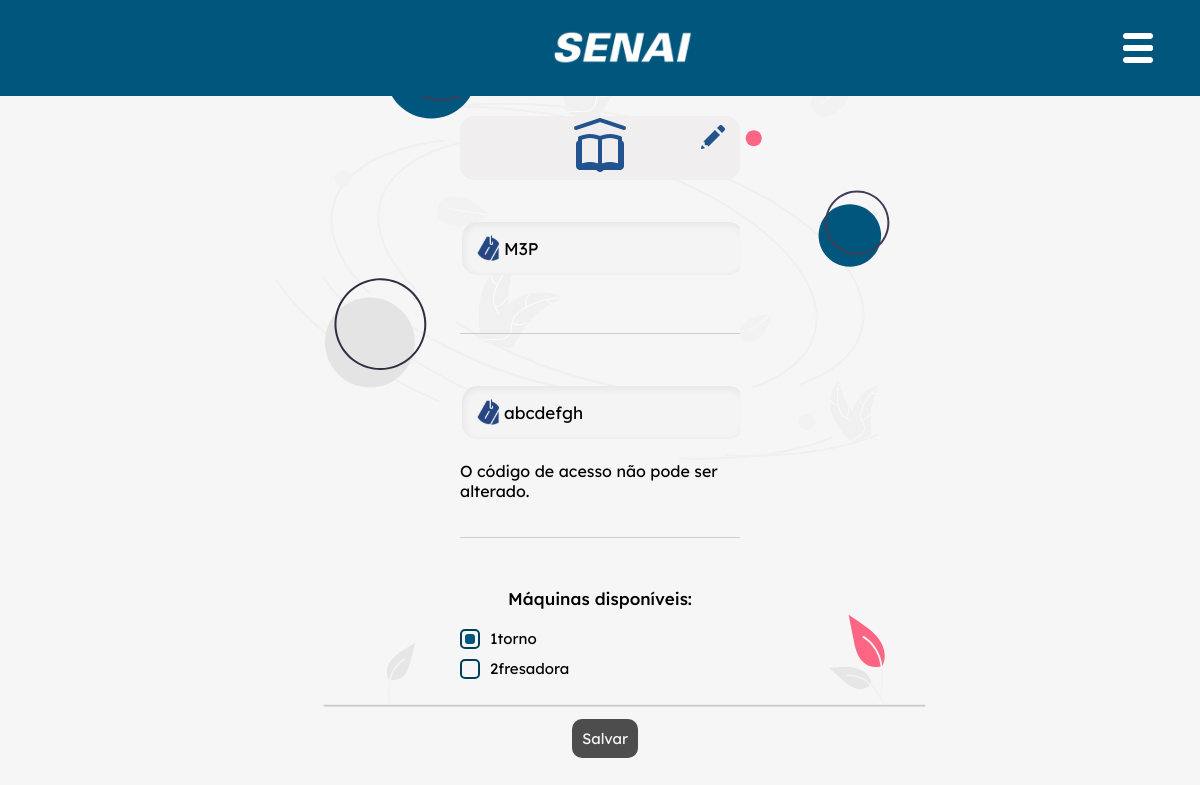
/update.php?option=sala&editarTurma&id_atualizacao=1, run on an earlier commit of the app's database.
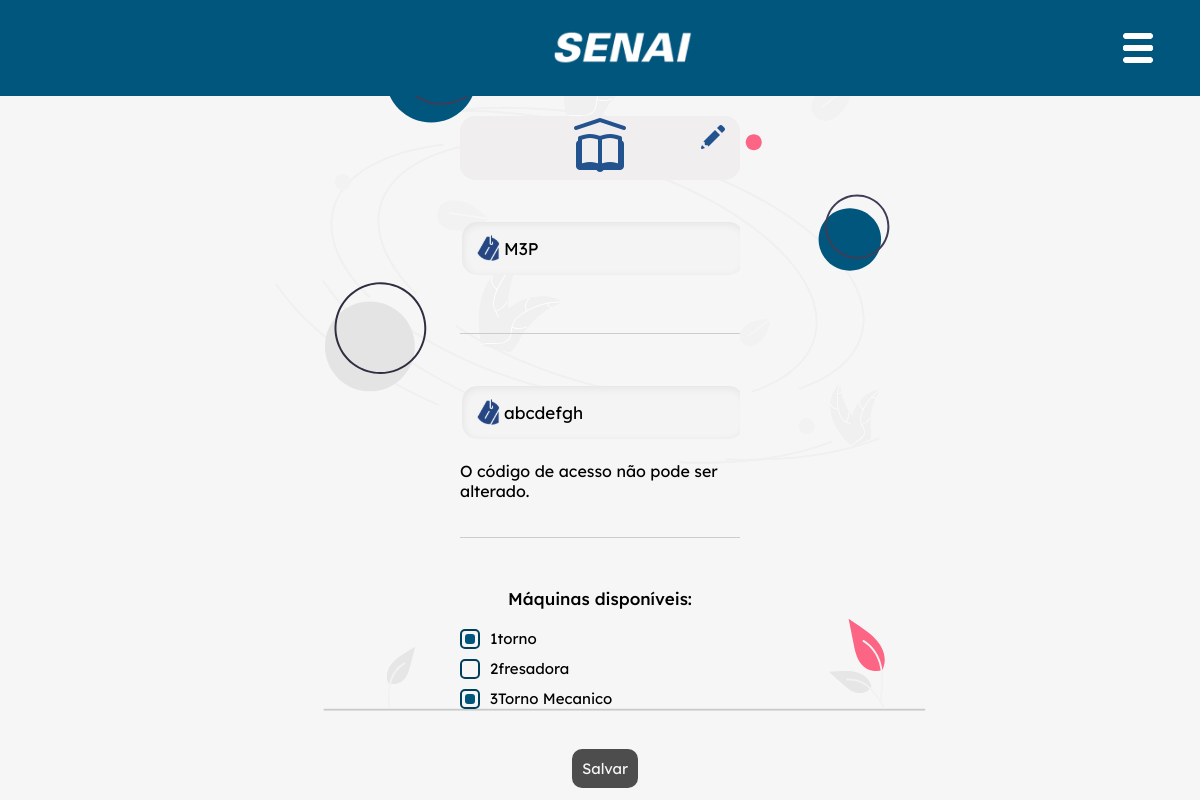
And on a later commit of the database.
### tables this page shows
CREATE TABLE IF NOT EXISTS `sala` (
  `id` int NOT NULL AUTO_INCREMENT,
  `turma` varchar(50) NOT NULL,
  `id_professor` int NOT NULL,
  `codigo_acesso` varchar(8) NOT NULL,
  PRIMARY KEY (`id`)
);

CREATE TABLE IF NOT EXISTS `tipo_maquina` (
  `id` int NOT NULL AUTO_INCREMENT,
  `tipo` varchar(50) NOT NULL,
  `imagem_padrao` longblob NOT NULL,
  PRIMARY KEY (`id`)
);

### update.php (the view, shortened to what this page needs)
<?php
include('conexao.php');
if (isset($_GET['option']) && isset($_GET['id_atualizacao'])) {
    $editarTurma = false;
    $tabelaBuscar = $_GET['option'];
    $id_atualizacao = $_GET['id_atualizacao'];
    $sqlBuscarTodasColunas = "SHOW COLUMNS FROM $tabelaBuscar";
    $resultado = $mysqli->query($sqlBuscarTodasColunas);
    $campos = array();
    if (isset($_GET['editarTurma'])) {
        $editarTurma = true;
    }
    while ($row = mysqli_fetch_assoc($resultado)) {
        $campos[] = $row['Field'];
    }
    $colunaExcluir = 'id_professor';
    $colunaExcluir1 = 'senha';
    $colunaExcluir3 = 'id';
    $colunaExcluir2 = 'redefinir_senha';
    $colunaExcluir4 = 'codigo_recuperacao';
    $campos = array_diff($campos, array($colunaExcluir, $colunaExcluir1, $colunaExcluir3, $colunaExcluir2, $colunaExcluir4));
    $sql = "SELECT * FROM $tabelaBuscar WHERE id = $id_atualizacao";
    $resultado = $mysqli->query($sql);
    $dados = mysqli_fetch_assoc($resultado);
    if ($editarTurma) {
        $urlUpdate = "update.php?option=$tabelaBuscar&editarTurma&id_atualizacao=$id_atualizacao";
    } else {
        $urlUpdate = "update.php?option=$tabelaBuscar&id_atualizacao=$id_atualizacao";
    }
    ?>
    <!DOCTYPE html>
    <html lang="pt-br">
    <head>
        <link rel="stylesheet" href="css/style.css" />
    </head>
    <body id="body_perfil">
        <header class="topo-inicial">
            <img width="140" class="logo-inicial" src="img/logo-senai-branco.png" alt="" />
            <div class="icons">
                <input type="checkbox" role="button" aria-label="Display the menu" class="menu" />
            </div>
        </header>
        <main id="main_formPerfil">
            <div class="container_form">
                <section>
                    <div>
                        <?php
                        if ($editarTurma) {
                            echo '<img src="img/svg/class.svg" >';
                        } else {
                            echo '<img src="img/svg/user.svg" width="70">';
                        }
                        ?>
                    </div>
                    <div class="edit_Icon" onclick="liberarEdicaoPerfil()">
                        <img  src="img/svg/Edit.svg" id="imgEditIcon" />
                    </div>
                </section>
                <form id="form_perfil" method="POST" action="<?php echo $urlUpdate ?>">
                    <?php
                    foreach ($campos as $campo) {
                        $valorAtual = $dados[$campo];
                        ?>
                        <div class="input">
                            <input class="<?php echo $campo ?>" required readonly type="text" id="<?php echo $campo; ?>"
                                name="<?php echo $campo; ?>" value="<?php echo $valorAtual; ?>"><br>
                                <?php
                                    if($campo == "codigo_acesso"){
                                        echo '<p  id="p_update">O código de acesso não pode ser alterado.</p>';
                                    }
                                ?>
                        </div>
                        <?php
                    }
                    if ($editarTurma) {
                        $sql_tipos_na_sala = "SELECT tipo_maquina.id, tipo_maquina.tipo
                        FROM tipo_maquina
                        INNER JOIN lista_sala_tipo_maquina ON tipo_maquina.id = lista_sala_tipo_maquina.id_tipo_maquina
                        WHERE lista_sala_tipo_maquina.id_sala = ?";
                        $stmt_tipos_na_sala = $mysqli->prepare($sql_tipos_na_sala);
                        $stmt_tipos_na_sala->bind_param("i", $id_atualizacao);
                        $stmt_tipos_na_sala->execute();
                        $stmt_tipos_na_sala->bind_result($tipo_maquina_id, $tipo_maquina_nome);
                        $tipos_na_sala = array();
                        while ($stmt_tipos_na_sala->fetch()) {
                            $tipos_na_sala[] = $tipo_maquina_id;
                        }
                        $sql_todos_tipos = "SELECT id, tipo FROM tipo_maquina";
                        $stmt_todos_tipos = $mysqli->query($sql_todos_tipos);
                        echo '<div class="checkboxes" id="checkboxesFormEditarTurma">';
                        echo '<div class="titulo"><p>Máquinas disponíveis:</p></div>';
                        while ($row = $stmt_todos_tipos->fetch_assoc()) {
                            $tipo = $row['tipo'];
                            $Idtipo = $row['id'];
                            $check = in_array($Idtipo, $tipos_na_sala) ? 'checked' : '';
                            echo '<label for="' . $tipo . '" class="cyberpunk-checkbox-label">';
                            echo '<input disabled ' . $check . ' class="cyberpunk-checkbox" type="checkbox" id="' . $Idtipo . '" name="maquinas[]" value="' . $Idtipo . '" >';
                            echo $Idtipo;
                            echo '<span>';
                            echo $tipo;
                            echo '</span>';
                            echo '</label>';
                        }
                        echo '</div>';
                    }
                    ?>
                    <div class="bnts">
                        <div class="inputs">
                            <input  disabled  type="submit" value="Salvar" id="botaoSalvar">
                        </div>
                    </div>
                </form>
            </div>
        </main>
    </body>
    </html>
    <?php
}
?>

What changed in the data, as far as the page shows it:
added tipo_maquina: id "3", tipo "Torno Mecanico"
